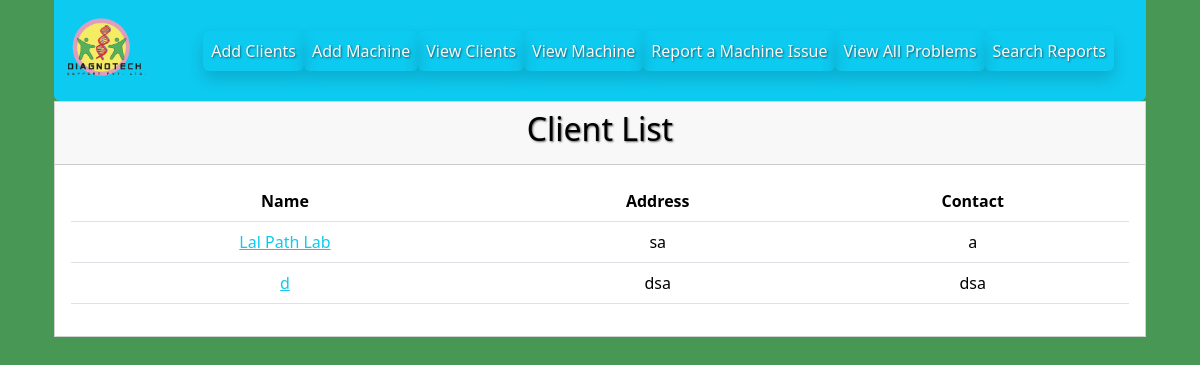
Screenshot of /clients/ (signed in) with the database file from the repository.
### digidiagno/models/clientmodel.py (models this page shows, shortened)
class ClientModel(models.Model):
    client_name = models.CharField( max_length=50)
    client_address = models.CharField( max_length=50)
    client_contact = models.CharField( max_length=50)

### digidiagno/views/clientview.py (the view)
# urls.py: path('clients/', ClientView.view_clients, name='view_clients'),
    @login_required
    def view_clients(request):
       clients =  ClientModel.objects.all()
       return render(request, 'view_clients.html', {'clients':clients})

### digidiagno/templates/view_clients.html (shortened to what this page needs)
{% extends "base.html" %}
{% block content %}
{% if user.is_authenticated %}
{% include "header.html" %}
{% else %}
<p>You are not logged in! Please login first</p>
<a href="{% url 'login' %}"><button>
    Go To Login
</button></a>
{% endif %}
<div class="container">
    <div class="row justify-content-center">
        <div class="col-12">
            <div class="card text-center rounded-0 ">
                <div class="card-header text-black"> <h2 class="h2 text-black">Client List</h2></div>
                <div class="card-body table-responsive">
            <table class="table text-black">
                <tr>
                    <th>Name</th>
                    <th>Address</th>
                    <th>Contact</th>
                </tr>
                {% for x in clients  %}
                        <tr>
                        <td><a href="{% url 'view_problems_name' client_name=x.client_name %}" class="link-info">{{ x.client_name }}</a></td>
                        <td>{{ x.client_address }}</td>
                        <td>{{ x.client_contact }}</td>
                        </tr>
                        {% endfor %}
                    </table>
                    </div>
                    </div>
                    </div>
        </div>
    </div>
</div>
    {% endblock %}

### digidiagno/static/css/custom.css (style rules this page uses)
body { background-color: #489755 !important; }
h1,h2 { color: aliceblue; text-shadow: 1px 1px 2px rgba(0, 0, 0, 0.60) !important; }
table { color:white; }

### rows the page displays
ClientModel: client_name "Lal Path Lab", client_address "sa", client_contact "a"
ClientModel: client_name "d", client_address "dsa", client_contact "dsa"
